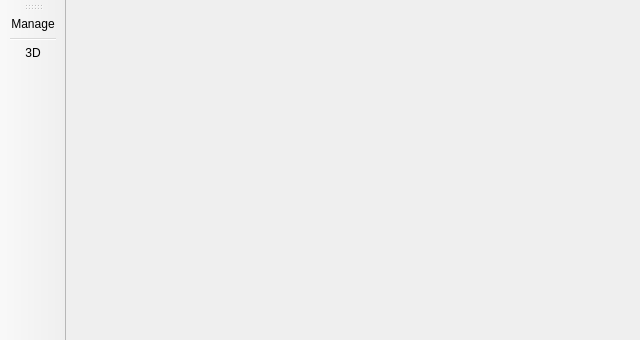
<?xml version="1.0" encoding="UTF-8"?>
<ui version="4.0">
 <class>MainWindow</class>
 <widget class="QMainWindow" name="MainWindow">
  <property name="geometry">
   <rect>
    <x>0</x>
    <y>0</y>
    <width>640</width>
    <height>340</height>
   </rect>
  </property>
  <property name="windowTitle">
   <string>MainWindow</string>
  </property>
  <widget class="QWidget" name="centralwidget">
   <layout class="QVBoxLayout" name="verticalLayout">
    <item>
     <widget class="QWidget" name="widget" native="true"/>
    </item>
   </layout>
  </widget>
  <widget class="QToolBar" name="toolBar">
   <property name="windowTitle">
    <string>toolBar</string>
   </property>
   <attribute name="toolBarArea">
    <enum>LeftToolBarArea</enum>
   </attribute>
   <attribute name="toolBarBreak">
    <bool>false</bool>
   </attribute>
   <addaction name="actionManage_2"/>
   <addaction name="separator"/>
   <addaction name="action3D_2"/>
  </widget>
  <widget class="QMenuBar" name="menuBar">
   <property name="geometry">
    <rect>
     <x>0</x>
     <y>0</y>
     <width>640</width>
     <height>17</height>
    </rect>
   </property>
  </widget>
  <action name="actionManage">
   <property name="text">
    <string>Manage</string>
   </property>
  </action>
  <action name="action3D">
   <property name="text">
    <string>3D</string>
   </property>
  </action>
  <action name="actionManage_2">
   <property name="text">
    <string>Manage</string>
   </property>
  </action>
  <action name="action3D_2">
   <property name="text">
    <string>3D</string>
   </property>
  </action>
 </widget>
 <resources/>
 <connections/>
</ui>
